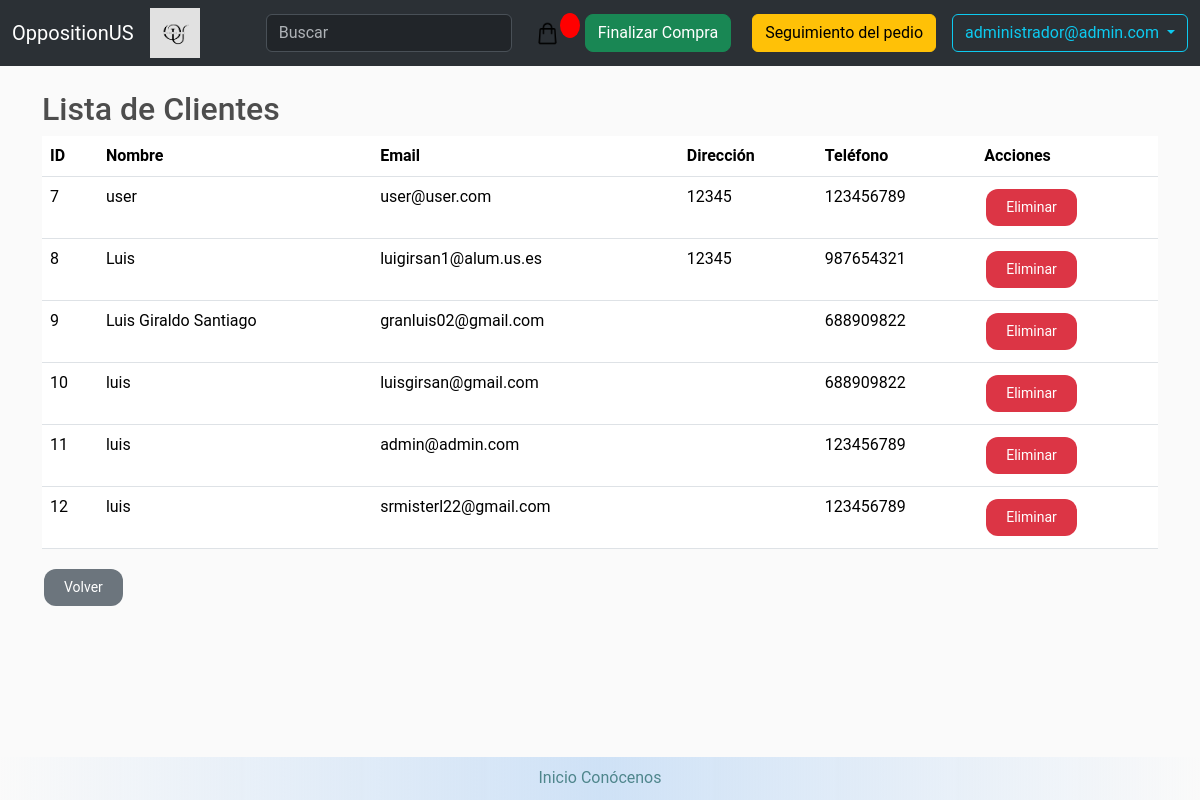
Page /list_customers/ (signed in) on the earlier database version.
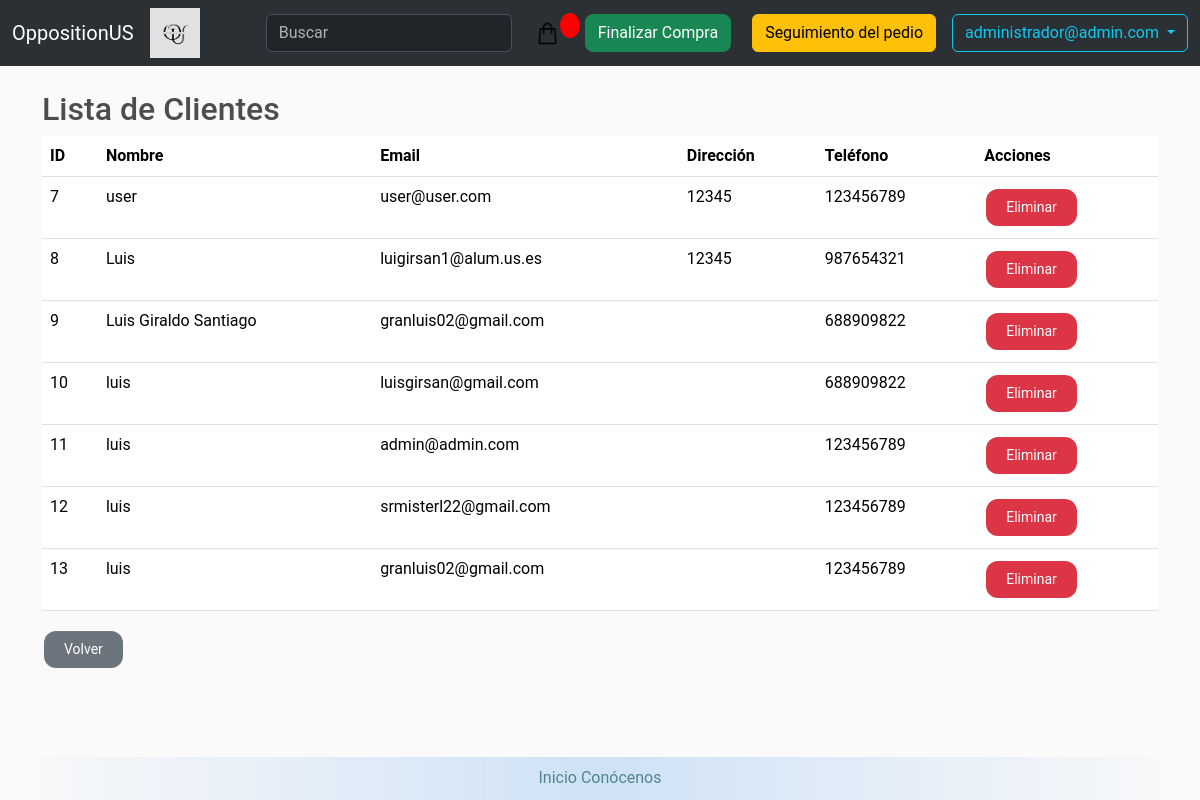
Same page on the later database version.
### store/models.py (models this page shows, shortened)
class Customer(models.Model):
    user = models.OneToOneField(OppositionUser, null=True, blank=True, on_delete = models.CASCADE)
    name = models.CharField(max_length=200 , null=False, blank=False)
    email = models.EmailField(max_length=200 , null=True, blank=False)
    adress = models.CharField(max_length=200 , null=False, blank=False)
    phone = models.IntegerField(null=False, blank=False, validators=[MaxValueValidator(999999999), MinValueValidator(100000000)])
    admin = models.BooleanField(default=False)

### store/views.py (the view)
# urls.py: path('list_customers/', views.list_customers, name='list_customers'),
@login_required
def list_customers(request):
    customer = Customer.objects.get(user=request.user)
    if not customer.admin:
        return redirect('store')
    customers = Customer.objects.exclude(user=request.user)
    context = {'customers': customers}
    return render(request, 'store/list_customers.html', context)

### store/models.py (called while the page is built)
    def __str__(self):
        return self.email

### store/templates/store/list_customers.html (shortened to what this page needs)
{% extends 'store/main.html' %}
{% block content %}
<h2>Lista de Clientes</h2>
<table class="table">
    <thead>
        <tr>
            <th>ID</th>
            <th>Nombre</th>
            <th>Email</th>
            <th>Dirección</th>
            <th>Teléfono</th>
            <th>Acciones</th>
        </tr>
    </thead>
    <tbody>
        {% for customer in customers %}
        <tr>
            <td>{{ customer.id }}</td>
            <td>{{ customer.name }}</td>
            <td>{{ customer.email }}</td>
            <td>{{ customer.adress }}</td>
            <td>{{ customer.phone }}</td>
            <td>
                <form method="post" action="{% url 'delete_customer' customer.id %}" style="display:inline;">
                    <button type="submit" class="btn btn-danger btn-sm">Eliminar</button>
                </form>
            </td>
        </tr>
        {% endfor %}
    </tbody>
</table>
<a href="{% url 'store' %}" class="btn btn-secondary">Volver</a>
{% endblock %}

Differences in the rows shown:
added Customer: id "13", name "luis", email "granluis02@gmail.com", phone "123456789"
